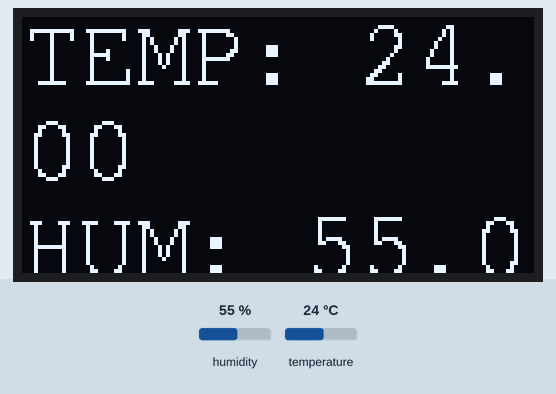
A sketch run on a simulated ESP8266 (NodeMCU). Parts: 128×64 one-colour display. Inputs (shaded band) come from the test bench; at power-on: humidity 55 %, temperature 24 °C. WiFi joins after 1.5 s; servers stay silent unless stated; what the sketch prints to the serial monitor is not drawn.

Above: at 0.1 s.

The sketch:

sketch_mar27a.ino
```cpp
#include <DHT.h>
#include <DHT_U.h>
#include "DHT.h" //온도 습도 헤더 파일 주입 선언
#include <MQUnifiedsensor.h>
#include <Adafruit_SSD1306.h>
#include <splash.h>
#include <Adafruit_GFX.h>
#include <Adafruit_GrayOLED.h>
#include <Adafruit_SPITFT.h>
#include <Adafruit_SPITFT_Macros.h>
#include <gfxfont.h>
#include "ThingSpeak.h" //IOT WIFI 헤더 파일 주입
#include "secrets.h" //IOT API 값 헤더 파일 주입
#include <ESP8266WiFi.h> //WIFI 칩 헤더 파일 주입
#include <Fonts/FreeMono12pt7b.h> //OLED 글꼴 및 폰트 설정
#define DHTTYPE DHT22 //온습도계 종류 설정

char ssid[] = SECRET_SSID;   // your network SSID (name)
char pass[] = SECRET_PASS;   // your network password
int keyIndex = 0;            // your network key Index number (needed only for WEP)
WiFiClient  client;

unsigned long myChannelNumber = SECRET_CH_ID;
const char * myWriteAPIKey = SECRET_WRITE_APIKEY;


uint8_t DHTPin = D5; //온습도 센서 데이터 핀
DHT dht(DHTPin, DHTTYPE); //온습도 센서 헤더파일 선언
float humidity = dht.readHumidity(); //온도 변수 선언
float temperature = dht.readTemperature(); //습도 변수 선언
int sound = D0; //스피커
int numTones = 8;
int tones[]={261, 294, 330, 349, 392, 440, 494, 523}; // 기획중인 스피커 음 배열변수 선언

#define SCREEN_WIDTH 128 // OLED display width, in pixels, OLED 높이 픽셀 지정
#define SCREEN_HEIGHT 64 // OLED display height, in pixels, OLED 넓이 픽셀 지정

// Declaration for an SSD1306 display connected to I2C (SDA, SCL pins)
Adafruit_SSD1306 display(SCREEN_WIDTH, SCREEN_HEIGHT, &Wire, -1); //OLED 헤더 파일 주입

void setup() {
  Serial.begin(115200);  // Initialize serial
  dht.begin(); //온습도 센서 시작
  pinMode(DHTPin,INPUT); //온습도 센서 입출력핀
  WiFi.mode(WIFI_STA); //WIFI 설정
  ThingSpeak.begin(client);  // Initialize ThingSpeak, IOT API 설정

  if(!display.begin(SSD1306_SWITCHCAPVCC, 0x3C)) { // Address 0x3D for 128x64
    Serial.println(("SSD1306 allocation failed"));
    for(;;);
  } // 만약에 OLED가 정상적으로 작동되지 않는다면 시리얼 프린터에 경고문 발생
    digitalWrite(sound,OUTPUT); //스피커 입출력 선언

   display.clearDisplay(); //디스플레이 초기화
 // display.setTextSize(8); //디스플레이 텍스트 사이즈 선언(위의 글꼴 헤더파일에서 설정)
  display.setTextColor(WHITE);//디스플레이 색상 설정
  display.setCursor(0, 10);// 디스플레이 글꼴 시작 위치)
  display.setFont(&FreeMono12pt7b);//디스플레이 글꼴 설정

  // Display static text
  display.print("TEMP: ");
  display.println(dht.readTemperature()); //온도계 값
  display.print("HUM: ");
  display.println(dht.readHumidity()); // 습도계 값
  display.display();

}

void loop() {

  // Connect or reconnect to WiFi
  if(WiFi.status() != WL_CONNECTED){
    Serial.print("Attempting to connect to SSID: ");
    Serial.println(SECRET_SSID);
    while(WiFi.status() != WL_CONNECTED){
      WiFi.begin(ssid, pass);  // Connect to WPA/WPA2 network. Change this line if using open or WEP network
      Serial.print(".");
      delay(5000);
    }
    Serial.println("\nConnected."); //WIFI 연결이 성공적으로 작동하면 시리얼 모니터에 선언
  }

  // set the fields with the values
  ThingSpeak.setField(1, dht.readTemperature()); //IOT API에 온습도 센서의 온도값 전달
  ThingSpeak.setField(2, dht.readHumidity());    //IOT API에 읍슨도 센서의 습도값 전달


  // write to the ThingSpeak channel
  int x = ThingSpeak.writeFields(myChannelNumber, myWriteAPIKey);
  if(x == 200){
    Serial.println("Channel update successful.");
  }
  else{
    Serial.println("Problem updating channel. HTTP error code " + String(x));
  }

  //if (dht.readTemperature(D0) >= 30){ //경계 온도 시점
  //  for(int i=0;i<numTones;i++){
 // tone(sound,tones[i]);//
 //   }
 // }
  delay(20000); // Wait 20 seconds to update the channel again, 20초마다 API에게 온습도 정보 갱신
}
```

secrets.h
```cpp
#define SECRET_SSID "ASUS_KDH"     // replace MySSID with your WiFi network name
#define SECRET_PASS "gus9210475"   // replace MyPassword with your WiFi password

#define SECRET_CH_ID 1331126           // replace 0000000 with your channel number
#define SECRET_WRITE_APIKEY "MAJUDGTGVDJZ7M1E"   // replace XYZ with your channel write API Key
```
